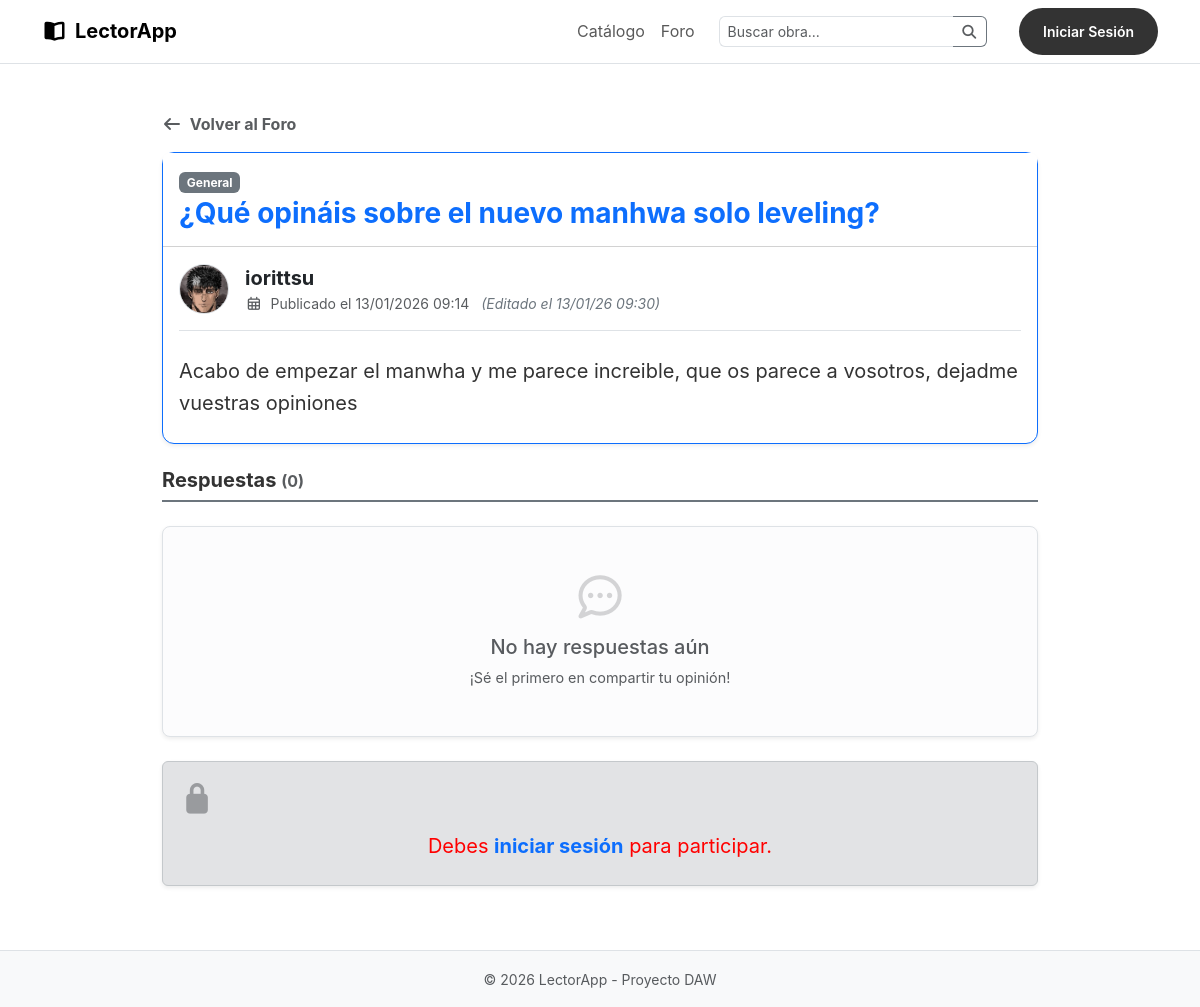
/tema.php?id=1, run on the app's committed database.
### tables this page shows
CREATE TABLE `foro_temas` (
  `id` int(11) NOT NULL,
  `usuario_id` int(11) NOT NULL,
  `titulo` varchar(150) NOT NULL,
  `contenido` text NOT NULL,
  `fecha` datetime DEFAULT current_timestamp(),
  `categoria` varchar(50) NOT NULL DEFAULT 'General',
  `fecha_edicion` datetime DEFAULT NULL
);

CREATE TABLE `usuarios` (
  `id` int(11) NOT NULL,
  `nombre` varchar(50) NOT NULL,
  `email` varchar(100) NOT NULL,
  `password` varchar(255) NOT NULL,
  `rol` enum('admin','lector') DEFAULT 'lector',
  `fecha_registro` datetime DEFAULT current_timestamp(),
  `foto` varchar(255) DEFAULT NULL,
  `fecha_desbloqueo` datetime DEFAULT NULL
);

### tema.php (the view, shortened to what this page needs)
<?php
require 'includes/db.php';
$idTema = intval($_GET['id']);
$resultados_por_pagina = 10;
$estaSuspendido = false;
$fechaDesbloqueoStr = '';
$sqlTema = "SELECT t.*, u.nombre, u.foto, u.rol
            FROM foro_temas t
            JOIN usuarios u ON t.usuario_id = u.id
            WHERE t.id = $idTema";
$resTema = $conn->query($sqlTema);
$tema = $resTema->fetch_assoc();
$pagina_actual = isset($_GET['pagina']) ? max(1, intval($_GET['pagina'])) : 1;
$offset = ($pagina_actual - 1) * $resultados_por_pagina;
$sqlTotalResp = "SELECT COUNT(id) as total FROM foro_respuestas WHERE tema_id = $idTema";
$resTotalResp = $conn->query($sqlTotalResp);
$total_registros = $resTotalResp->fetch_assoc()['total'];
$sqlResp = "SELECT r.*, u.nombre, u.foto, u.rol
            FROM foro_respuestas r
            JOIN usuarios u ON r.usuario_id = u.id
            WHERE r.tema_id = $idTema
            ORDER BY r.fecha ASC
            LIMIT $resultados_por_pagina OFFSET $offset";
$respuestas = $conn->query($sqlResp);
?>
<?php include 'includes/header.php'; ?>
<main class="container py-5" style="max-width: 900px;">
    <div class="mb-3">
        <a href="foro.php" class="text-decoration-none text-muted fw-bold">
            <i class="fas fa-arrow-left me-1"></i> Volver al Foro
        </a>
    </div>
    <?php if($pagina_actual === 1): ?>
        <div class="card shadow-sm mb-4 border-primary">
            <div class="card-header bg-white d-flex justify-content-between align-items-center py-3">
                <div>
                    <span class="badge bg-secondary mb-1"><?php echo htmlspecialchars($tema['categoria']); ?></span>
                    <h3 class="mb-0 text-primary fw-bold"><?php echo htmlspecialchars($tema['titulo']); ?></h3>
                </div>
            </div>
            <div class="card-body">
                <div class="d-flex mb-3 align-items-center border-bottom pb-3">
                    <?php $foto = !empty($tema['foto']) ? $tema['foto'] : 'https://via.placeholder.com/50'; ?>
                    <img src="<?php echo htmlspecialchars($foto); ?>" class="rounded-circle me-3 border" width="50" height="50" style="object-fit:cover;">
                    <div>
                        <strong class="d-block text-dark fs-5">
                            <?php echo htmlspecialchars($tema['nombre']); ?>
                        </strong>
                        <div class="text-muted small">
                            <i class="far fa-calendar-alt me-1"></i> Publicado el <?php echo date('d/m/Y H:i', strtotime($tema['fecha'])); ?>
                            <?php if(!empty($tema['fecha_edicion'])): ?>
                                <span class="fst-italic ms-2 text-secondary">
                                    (Editado el <?php echo date('d/m/y H:i', strtotime($tema['fecha_edicion'])); ?>)
                                </span>
                            <?php endif; ?>
                        </div>
                    </div>
                </div>
                <div class="card-text fs-5 py-2" style="white-space: pre-wrap; color: #333; line-height: 1.6;"><?php echo htmlspecialchars($tema['contenido']); ?></div>
            </div>
        </div>
    <?php endif; ?>
    <div class="d-flex justify-content-between align-items-center border-bottom border-2 border-secondary pb-2 mb-4">
        <h5 class="mb-0 fw-bold">Respuestas <span class="text-muted fs-6">(<?php echo $total_registros; ?>)</span></h5>
    </div>
    <?php if ($respuestas->num_rows > 0): ?>
        <?php while($resp = $respuestas->fetch_assoc()): ?>
            <div class="card mb-3 shadow-sm border-0 bg-white">
                <div class="card-body">
                    <div class="d-flex justify-content-between align-items-start border-bottom pb-2 mb-2">
                        <div class="d-flex align-items-center">
                            <?php $fotoR = !empty($resp['foto']) ? $resp['foto'] : 'https://via.placeholder.com/40'; ?>
                            <img src="<?php echo htmlspecialchars($fotoR); ?>" class="rounded-circle me-3 border" width="45" height="45" style="object-fit:cover;">
                            <div>
                                <span class="fw-bold text-dark fs-6">
                                    <?php echo htmlspecialchars($resp['nombre']); ?>
                                    <?php if($resp['rol'] === 'admin'): ?>
                                        <span class="badge bg-danger ms-1" style="font-size:0.6em">ADMIN</span>
                                    <?php endif; ?>
                                </span>
                                <br>
                                <small class="text-muted"><i class="far fa-clock me-1"></i><?php echo date('d/m/Y H:i', strtotime($resp['fecha'])); ?></small>
                            </div>
                        </div>
                        <div>
                            <?php if(isset($_SESSION['usuario']) && $_SESSION['usuario'] === $resp['nombre']): ?>
                                <a href="editar_respuesta.php?id=<?php echo $resp['id']; ?>" class="btn btn-sm btn-light text-secondary me-1" title="Editar">
                                    <i class="fas fa-pencil-alt"></i>
                                </a>
                            <?php endif; ?>
                            <?php if(isset($_SESSION['rol']) && $_SESSION['rol'] === 'admin'): ?>
                                <form method="POST" class="d-inline" onsubmit="return confirm('¿Borrar esta respuesta permanentemente?');">
                                    <input type="hidden" name="borrar_resp" value="<?php echo $resp['id']; ?>">
                                    <button type="submit" class="btn btn-sm btn-outline-danger border-0" title="Borrar respuesta">
                                        <i class="fas fa-trash-alt"></i>
                                    </button>
                                </form>
                            <?php endif; ?>
                        </div>
                    </div>
                    <div class="text-dark" style="font-size: 1.05rem; line-height: 1.5; white-space: pre-wrap;">
                        <?php echo htmlspecialchars($resp['mensaje']); ?>
                        <?php if(!empty($resp['fecha_edicion'])): ?>
                            <div class="mt-2 text-muted fst-italic" style="font-size: 0.8rem;">
                                (Editado el <?php echo date('d/m/y H:i', strtotime($resp['fecha_edicion'])); ?>)
                            </div>
                        <?php endif; ?>
                    </div>
                </div>
            </div>
        <?php endwhile; ?>
    <?php else: ?>
        <div class="alert alert-light text-center border py-5 text-muted shadow-sm rounded-3">
            <i class="far fa-comment-dots fa-3x mb-3 opacity-25"></i>
            <h5>No hay respuestas aún</h5>
            <p class="mb-0">¡Sé el primero en compartir tu opinión!</p>
        </div>
    <?php endif; ?>
    <div class="mt-4">
        <?php if(isset($_SESSION['usuario'])): ?>
            <?php if($estaSuspendido): ?>
                <div class="alert alert-danger text-center shadow-sm py-4 border-danger border-top-4">
                    <i class="fas fa-ban fa-2x mb-3 text-danger opacity-75 d-block"></i>
                    <h5 class="fw-bold text-danger">Participación Bloqueada</h5>
                    <span class="fs-6 text-muted">Tu cuenta se encuentra en modo Solo Lectura por infracciones de las normas de la comunidad.</span>
                    <small class="d-block mt-2 fw-bold text-danger">Podrás volver a participar el: <?php echo $fechaDesbloqueoStr; ?></small>
                </div>
            <?php else: ?>
                <div class="card shadow-sm border-primary border-top-4">
                    <div class="card-body bg-white p-4">
                        <h5 class="card-title mb-3 fw-bold"><i class="fas fa-reply text-primary me-2"></i>Participar en la discusión</h5>
                        <form method="POST" action="">
                            <div class="mb-3">
                                <textarea name="respuesta" class="form-control bg-light" rows="4" placeholder="Escribe aquí tu respuesta..." required></textarea>
                            </div>
                            <div class="text-end">
                                <button type="submit" class="btn btn-primary px-4 fw-bold shadow-sm">
                                    <i class="fas fa-paper-plane me-2"></i>Publicar Respuesta
                                </button>
                            </div>
                        </form>
                    </div>
                </div>
            <?php endif; ?>
        <?php else: ?>
            <div class="alert alert-secondary text-center shadow-sm py-4">
                <i class="fas fa-lock fa-2x mb-3 text-muted opacity-50 d-block"></i>
                <span class="fs-5">Debes <a href="login.php" class="fw-bold text-primary text-decoration-none">iniciar sesión</a> para participar.</span>
            </div>
        <?php endif; ?>
    </div>
</main>
<?php include 'includes/footer.php'; ?>

### assets/css/styles.css (style rules this page uses)
html { overflow-y: scroll; }
:root { --primary-color: #333; --accent-color: #f4f4f5; --star-color: #fbbf24; --blue-action: #2563eb; }
* { margin: 0; padding: 0; box-sizing: border-box; }
body { font-family: 'Inter', sans-serif; background-color: #fff; color: var(--primary-color); display: flex; flex-direction: column; min-height: 100vh; }
main { padding: 2rem 5%; max-width: 1400px; margin: 0 auto; flex: 1; width: 100%; }
.card { background: #fff; border-radius: 12px; cursor: pointer; transition: transform 0.2s; display: flex; flex-direction: column; text-decoration: none; color: inherit; border: 1px solid transparent; }
.alert { color: red; margin-bottom: 1rem; font-size: 0.9rem; }

### data on the page
foro_temas: categoria "General", titulo "¿Qué opináis sobre el nuevo manhwa solo leveling?", usuario.foto (picture), usuario.nombre "iorittsu", fecha "13/01/2026 09:14", fecha_edicion "13/01/26 09:30", contenido "Acabo de empezar el manwha y me parece increible, que os parece a vosotros, dejadme vuestras opiniones"

### other printed values
$total_registros "0"
